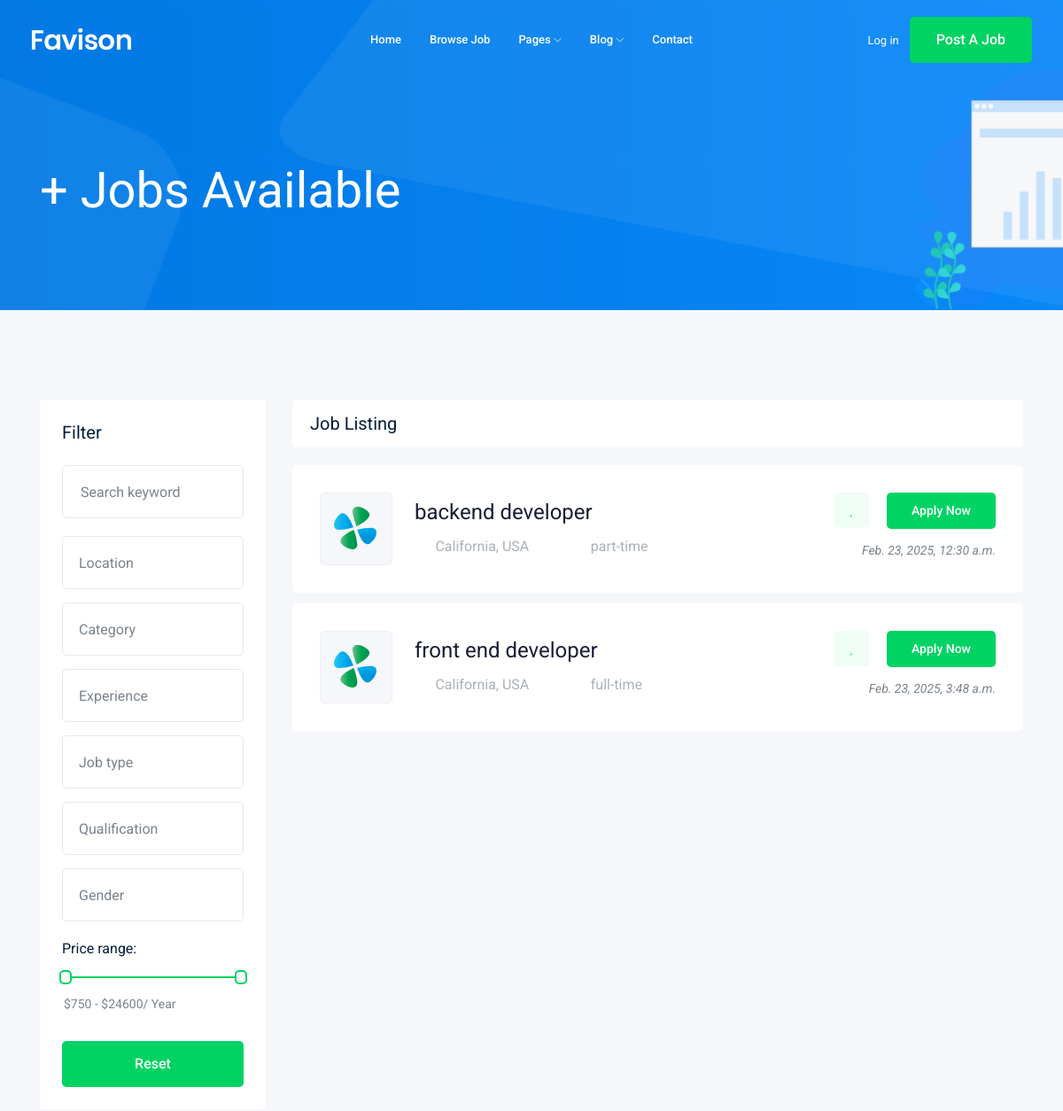
Page /?page=2 (upper part) on the earlier database version.
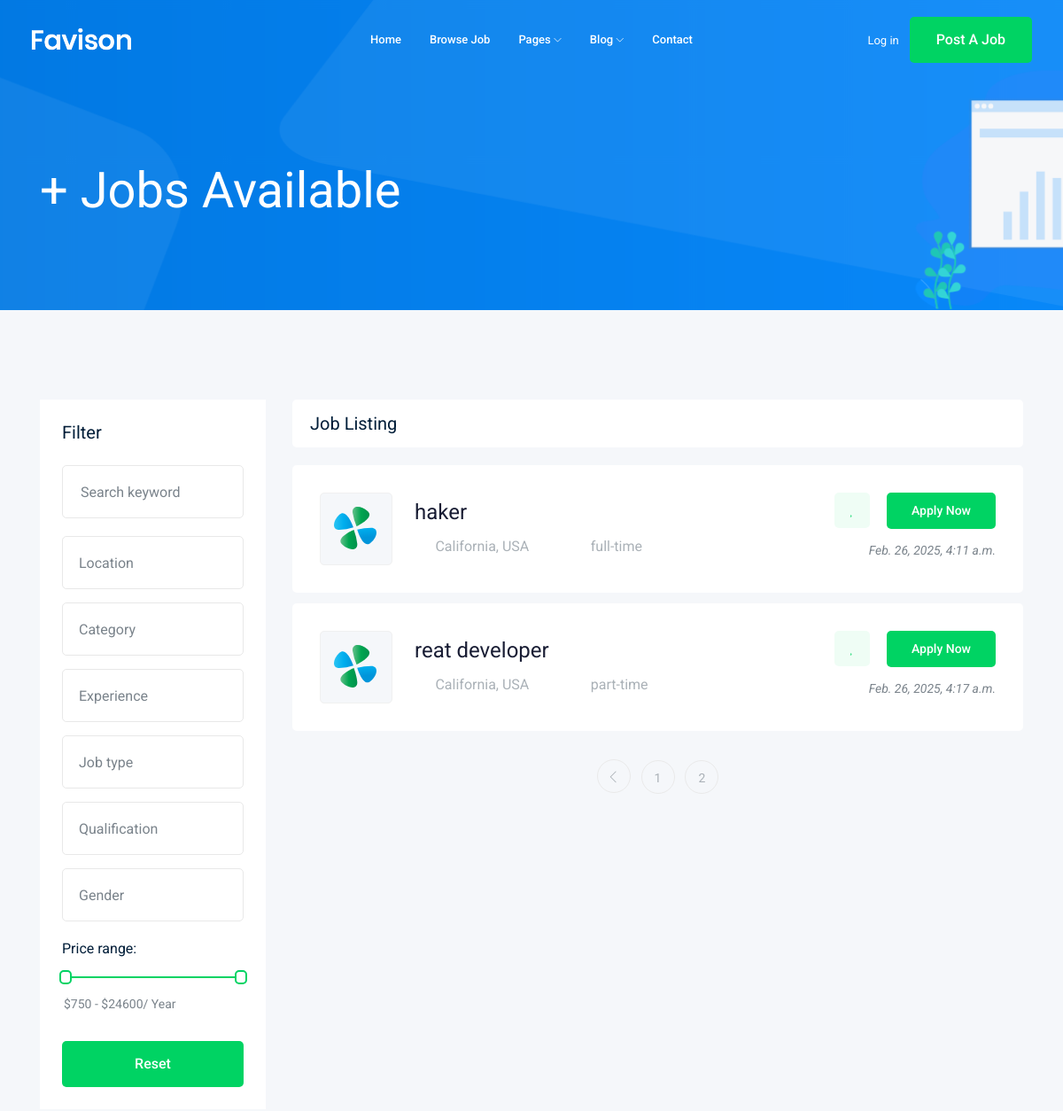
Same page on the later database version.
### job/models.py (models this page shows, shortened)
class job(models.Model):
    owner = models.ForeignKey(User , related_name= 'job_owner' , on_delete=models.CASCADE)
    title=models.CharField(max_length=100)
    job_type = models.CharField(max_length=25  ,choices = JOB_TYPE)
    description = models.CharField(max_length=1000)
    published_at = models.DateTimeField(auto_now_add=True)
    vacancy = models.IntegerField(default=1)
    salary = models.IntegerField(default=0)
    experience = models.IntegerField(default=1)
    category = models.ForeignKey('category' ,on_delete=models.CASCADE)
    image= models.ImageField(upload_to='jobs/')
    slug = models.SlugField(blank=True, null=True)
    def __str__(self):
        return self.title

### job/views.py (the view)
# urls.py: path('',views.job_list, name='job_list'),
def job_list(request):
    job_list = job.objects.all()
    paginator = Paginator(job_list,3)
    page_number = request.GET.get("page")
    page_obj = paginator.get_page(page_number)
    context = {'jobs':page_obj}
    return render(request,'job/job_list.html',context)

### job/templates/job/job_list.html (shortened to what this page needs)
{% extends 'base.html' %}
{% block body %}
    <div class="bradcam_area bradcam_bg_1">
        <div class="container">
            <div class="row">
                <div class="col-xl-12">
                    <div class="bradcam_text">
                        <h3>{{jobs.count}}+ Jobs Available</h3>
                    </div>
                </div>
            </div>
        </div>
    </div>
    <div class="job_listing_area plus_padding">
        <div class="container">
            <div class="row">
                <div class="col-lg-3">
                    <div class="job_filter white-bg">
                        <div class="form_inner white-bg">
                            <h3>Filter</h3>
                            <form action="#">
                                <div class="row">
                                    <div class="col-lg-12">
                                        <div class="single_field">
                                            <input type="text" placeholder="Search keyword">
                                        </div>
                                    </div>
                                    <div class="col-lg-12">
                                    </div>
                                    <div class="col-lg-12">
                                    </div>
                                    <div class="col-lg-12">
                                    </div>
                                    <div class="col-lg-12">
                                    </div>
                                    <div class="col-lg-12">
                                    </div>
                                    <div class="col-lg-12">
                                    </div>
                                </div>
                            </form>
                        </div>
                        <div class="range_wrap">
                            <label for="amount">Price range:</label>
                            <div id="slider-range"></div>
                            <p>
                                <input type="text" id="amount" readonly style="border:0; color:#7A838B; font-size: 14px; font-weight:400;">
                            </p>
                        </div>
                        <div class="reset_btn">
                            <button  class="boxed-btn3 w-100" type="submit">Reset</button>
                        </div>
                    </div>
                </div>
                <div class="col-lg-9">
                    <div class="recent_joblist_wrap">
                        <div class="recent_joblist white-bg ">
                            <div class="row align-items-center">
                                <div class="col-md-6">
                                    <h4>Job Listing</h4>
                                </div>
                                <div class="col-md-6">
                                </div>
                            </div>
                        </div>
                    </div>
                    <div class="job_lists m-0">
                        <div class="row">
                            {% for job in jobs%}
                            <div class="col-lg-12 col-md-12">
                                <div class="single_jobs white-bg d-flex justify-content-between">
                                    <div class="jobs_left d-flex align-items-center">
                                        <div class="thumb">
                                            <img src="img/svg_icon/1.svg" alt="">
                                        </div>
                                        <div class="jobs_conetent">
                                            <a href="{% url 'jobs:job_details' job.slug %}"><h4>{{job}}</h4></a>
                                            <div class="links_locat d-flex align-items-center">
                                                <div class="location">
                                                    <p> <i class="fa fa-map-marker"></i> California, USA</p>
                                                </div>
                                                <div class="location">
                                                    <p> <i class="fa fa-clock-o"></i>{{job.job_type}}</p>
                                                </div>
                                            </div>
                                        </div>
                                    </div>
                                    <div class="jobs_right">
                                        <div class="apply_now">
                                            <a class="heart_mark" href="#"> <i class="fa fa-heart"></i> </a>
                                            <a href="{% url 'jobs:job_details' job.slug %}" class="boxed-btn3">Apply Now</a>
                                        </div>
                                        <div class="date">
                                            <p>{{job.published_at}}</p>
                                        </div>
                                    </div>
                                </div>
                            </div>
                            {% endfor %}
                        </div>
                        {%  if jobs.has_other_pages %}
                            <div class="row">
                                <div class="col-lg-12">
                                    <div class="pagination_wrap">
                                        <ul>
                                            {%  if jobs.has_previous  %}
                                                <li><a href="?page={{ page_obj.previous_page_number }}"> <i class="ti-angle-left"></i> </a></li>
                                            {% endif %}
                                            {% for i in jobs.paginator.page_range %}
                                                <li><a href="?page={{i}}"><span>{{i}}</span></a></li>
                                            {% endfor %}
                                        </ul>
                                    </div>
                                </div>
                            </div>
                        {%  endif  %}
                    </div>
                </div>
            </div>
        </div>
    </div>
{% endblock %}

### templates/base.html (shortened to what this page needs)
{% load static %}
<!doctype html>
<html class="no-js" lang="zxx">
<head>
    <link rel="stylesheet" href="{% static 'css/bootstrap.min.css' %}">
    <link rel="stylesheet" href="{% static 'css/owl.carousel.min.css' %}">
    <link rel="stylesheet" href="{% static 'css/magnific-popup.css' %}">
    <link rel="stylesheet" href="{% static 'css/font-awesome.min.css' %}">
    <link rel="stylesheet" href="{% static 'css/themify-icons.css' %}">
    <link rel="stylesheet" href="{% static 'css/nice-select.css' %}">
    <link rel="stylesheet" href="{% static 'css/flaticon.css' %}">
    <link rel="stylesheet" href="{% static 'css/jquery-ui.css' %}">
    <link rel="stylesheet" href="{% static 'css/gijgo.css' %}">
    <link rel="stylesheet" href="{% static 'css/animate.min.css' %}">
    <link rel="stylesheet" href="{% static 'css/slicknav.css' %}">
    <link rel="stylesheet" href="{% static 'css/style.css' %}">
</head>
<body>
    <header>
        <div class="header-area ">
            <div id="sticky-header" class="main-header-area">
                <div class="container-fluid ">
                    <div class="header_bottom_border">
                        <div class="row align-items-center">
                            <div class="col-xl-3 col-lg-2">
                                <div class="logo">
                                    <a href="index.html">
                                        <img src="img/logo.png" alt="">
                                    </a>
                                </div>
                            </div>
                            <div class="col-xl-6 col-lg-7">
                                <div class="main-menu  d-none d-lg-block">
                                    <nav>
                                        <ul id="navigation">
                                            <li><a href="index.html">home</a></li>
                                            <li><a href="jobs.html">Browse Job</a></li>
                                            <li><a href="#">pages <i class="ti-angle-down"></i></a>
                                            </li>
                                            <li><a href="#">blog <i class="ti-angle-down"></i></a>
                                            </li>
                                            <li><a href="contact.html">Contact</a></li>
                                        </ul>
                                    </nav>
                                </div>
                            </div>
                            <div class="col-xl-3 col-lg-3 d-none d-lg-block">
                                <div class="Appointment">
                                    <div class="phone_num d-none d-xl-block">
                                        <a href="#">Log in</a>
                                    </div>
                                    <div class="d-none d-lg-block">
                                        <a class="boxed-btn3" href="#">Post a Job</a>
                                    </div>
                                </div>
                            </div>
                            <div class="col-12">
                            </div>
                        </div>
                    </div>
                </div>
            </div>
        </div>
    </header>
{% block body %}
{% endblock body %}
</body>
</html>

Differences in the rows shown:
no longer on this page (row unchanged): job: title "backend developer", job_type "part-time", published_at "Feb. 23, 2025, 12:30 a.m."
no longer on this page (row unchanged): job: title "front end developer", job_type "full-time", published_at "Feb. 23, 2025, 3:48 a.m."
added job: title "haker", job_type "full-time", published_at "Feb. 26, 2025, 4:11 a.m."
added job: title "reat developer", job_type "part-time", published_at "Feb. 26, 2025, 4:17 a.m."
Other differences:
new list line: "1"
new list line: "2"
